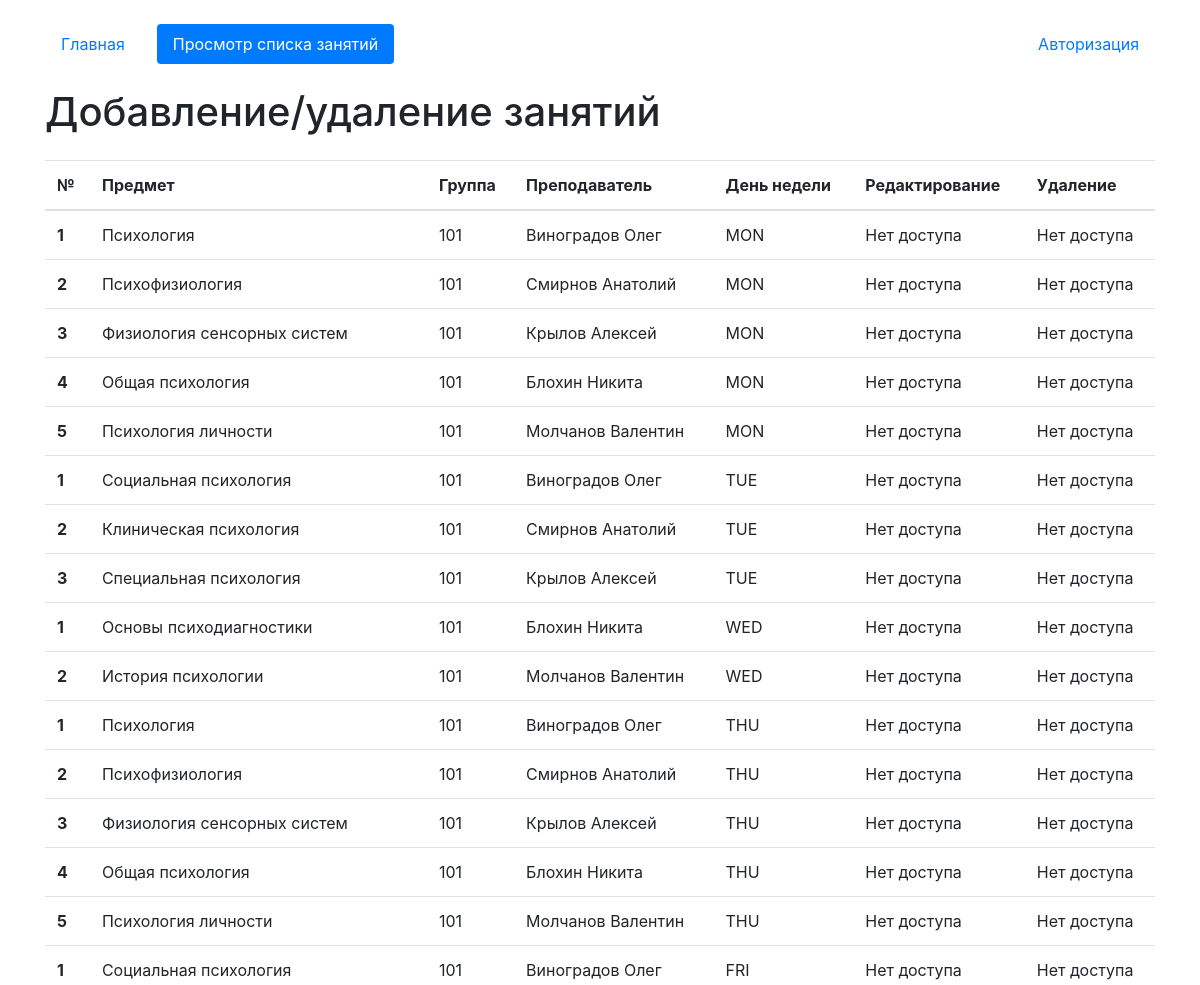
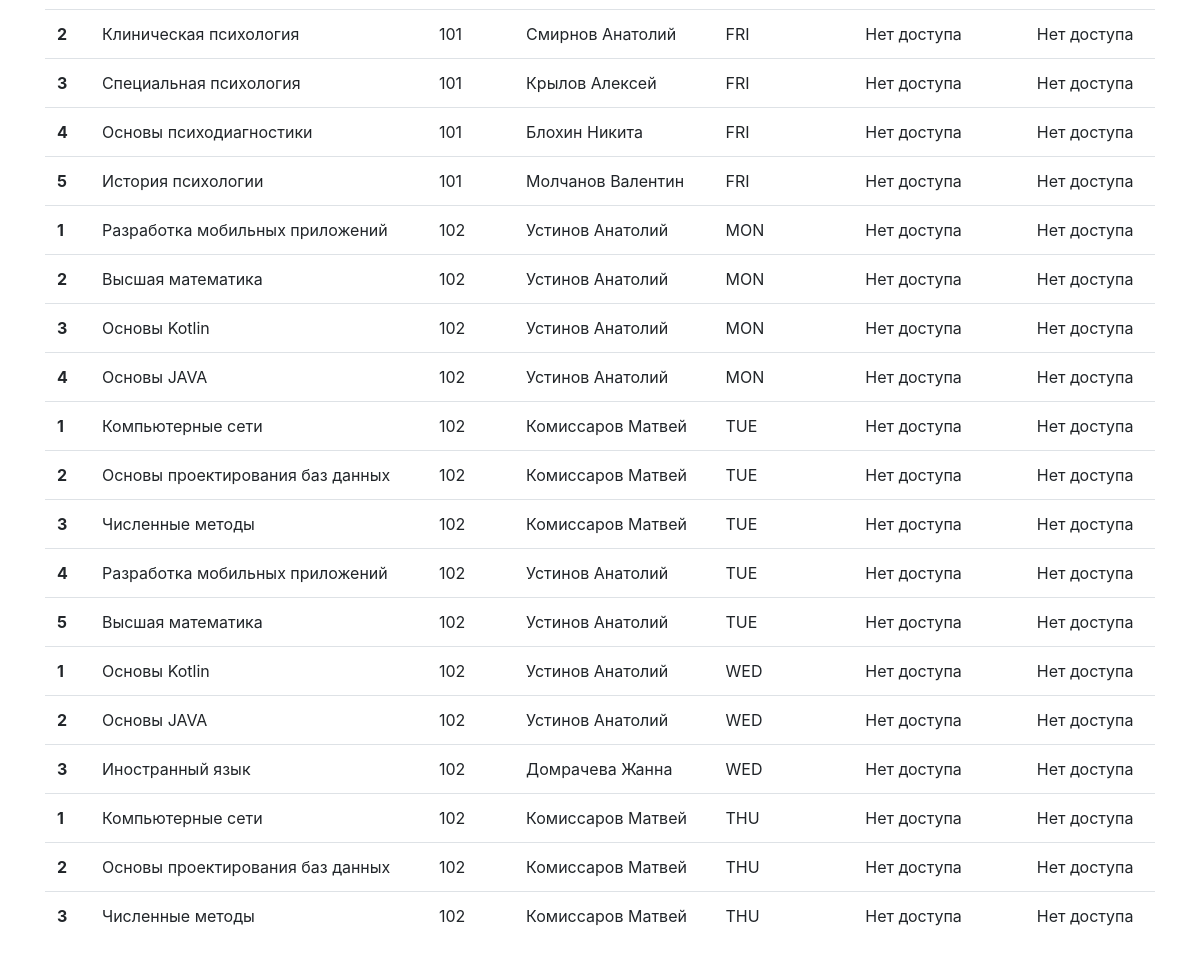
The page /addcouple on the database its author committed (2 pictures, top to bottom).
### couple/models.py (models this page shows, shortened)
class Couple(models.Model):
    subject_id = models.ForeignKey(Subjects, on_delete=models.CASCADE, verbose_name="Предмет")
    teacher_id = models.ForeignKey(Teachers, on_delete=models.CASCADE, verbose_name="Преподаватель")
    group_id = models.ForeignKey(Groups, on_delete=models.CASCADE, verbose_name="Группа")
    MONDAY = 'MON'
    TUESDAY = 'TUE'
    WEDNESDAY = 'WED'
    THURSDAY = 'THU'
    FRIDAY = 'FRI'
    SATURDAY = 'SAT'
    SUNDAY = 'SUN'
    DAY_CHOICES = (
        (MONDAY, "Понедельник"),
        (TUESDAY, "Вторник"),
        (WEDNESDAY, "Среда"),
        (THURSDAY, "Четверг"),
        (FRIDAY, "Пятница"),
        (SATURDAY, "Суббота"),
        (SUNDAY, "Воскресенье")
    )
    day_week = models.CharField( max_length=3, choices=DAY_CHOICES, default=MONDAY, verbose_name="День недели")
    couple_n = models.IntegerField("Номер пары")
    classroom_id = models.ForeignKey(Classrooms, verbose_name="Аудитория",  on_delete=models.CASCADE)
    class Meta:
        verbose_name = "Расписание"
        verbose_name_plural = "Расписание"

class Subjects(models.Model):
    name = models.CharField("Название дисциплины", max_length=45)
    class Meta:
        verbose_name = "Дисциплина"
        verbose_name_plural = "Дисциплины"
    def __str__(self):
        return self.name

class Groups(models.Model):
    name = models.CharField("Номер группы", max_length=10)
    speciality_id = models.ForeignKey(Speciality, on_delete=models.CASCADE)
    class Meta:
        verbose_name = "Группа"
        verbose_name_plural = "Группы"
    def __str__(self):
        return self.name

class Teachers(models.Model):
    first_name = models.CharField("Имя", max_length=20)
    last_name = models.CharField("Фамилия", max_length=20)
    middle_name = models.CharField("Отчество", max_length=20)
    TEACHER = 'T'
    SENIORLECTURER = 'SL'
    TEACHER_POSITIONS_CHOICES = (
        (TEACHER, 'Преподаватель'),
        (SENIORLECTURER, 'Старший Преподаватель')
    )
    position = models.CharField(max_length=2, choices=TEACHER_POSITIONS_CHOICES, default=TEACHER, verbose_name='Должность')
    user_id = models.ForeignKey(User, null=True , on_delete=models.CASCADE, blank=True, verbose_name= 'Аккаунт')
    class Meta:
        verbose_name = "Преподаватель"
        verbose_name_plural = "Преподаватели"
    def __str__(self):
        return self.last_name + ' ' + self.first_name

### couple/views.py (the view, shortened to what this page needs)
# urls.py: path('addcouple', views.CreateCoupleView.as_view(), name='AddCouple'),
class CreateCoupleView(CreateView):
    model = Couple
    template_name = 'addcouple.html'
    form_class = CoupleForm
    success_url = reverse_lazy('AddCouple')
    def get_context_data(self, **kwargs):
        kwargs['list_couple'] = Couple.objects.all()
        return super().get_context_data(**kwargs)

### couple/models.py (called while the page is built)
    def __str__(self):
        return self.name + " " + self.type

### templates/addcouple.html (shortened to what this page needs)
{% extends 'index.html' %}
{% block content %}
    {% if update %}
        <div class="col-5">
        <h1 class="mb-4">Редактирование</h1>
        {% if success_update %}
        <p style="color:red">Запись обновлена</p>
        {% endif %}
        <p class="mt-4">Страница редактирования</p>
        <p><a href="{% url 'AddCouple' %}">Вернуться назад</a></p>
        <form id="update_data" method="post">
            {% csrf_token %}
            {{form}}
        </form>
    <button form="update_data" type="submit" class="btn btn-primary mt-4">Обновить</button>
        </div>
    {% else %}
            <h1 class="mb-4">Добавление/удаление занятий</h1>
                <table class="table">
              <thead>
                <tr>
                  <th scope="col">№</th>
                  <th scope="col">Предмет</th>
                  <th scope="col">Группа</th>
                  <th scope="col">Преподаватель</th>
                    <th scope = "col">День недели</th>
                    <th scope="col"> Редактирование</th>
                    <th scope="col"> Удаление</th>
                </tr>
              </thead>
              <tbody>
              {% for i in list_couple%}
                <tr>
                  <th>{{ i.couple_n }}</th>
                  <td>{{ i.subject_id }}</td>
                  <td>{{ i.group_id }}</td>
                  <td>{{ i.teacher_id }}</td>
                    <td>{{ i.day_week }}</td>
                  <td >{% if  i.teacher_id.user_id == request.user or request.user.id == 1%}
                    <a href="{%if request.user.id == 1%}{% url  'updateCoupleAdmin' i.id%}{% else %}{% url  'updateCouple' i.id %}{% endif %}">Редактировать</a>
                      {% else %}
                      Нет доступа
                  {% endif %}
                  </td>
                    <td >{% if  i.teacher_id.user_id == request.user or request.user.id == 1%}
                    <a href="{% url 'delete_couple' i.id%}">Удалить</a>
                      {% else %}
                      Нет доступа
                  {% endif %}
                  </td>
                </tr>
              {% endfor %}
              </tbody>
            </table>
    {% endif %}
{% endblock %}

### rows shown on the page
Couple: couple_n "1", subject_id "Психология", group_id "101", teacher_id "Виноградов Олег", day_week "MON", shows "Нет доступа"
Couple: couple_n "2", subject_id "Психофизиология", group_id "101", teacher_id "Смирнов Анатолий", day_week "MON", shows "Нет доступа"
Couple: couple_n "3", subject_id "Физиология сенсорных систем", group_id "101", teacher_id "Крылов Алексей", day_week "MON", shows "Нет доступа"
Couple: couple_n "4", subject_id "Общая психология", group_id "101", teacher_id "Блохин Никита", day_week "MON", shows "Нет доступа"
Couple: couple_n "5", subject_id "Психология личности", group_id "101", teacher_id "Молчанов Валентин", day_week "MON", shows "Нет доступа"
Couple: couple_n "1", subject_id "Социальная психология", group_id "101", teacher_id "Виноградов Олег", day_week "TUE", shows "Нет доступа"
Couple: couple_n "2", subject_id "Клиническая психология", group_id "101", teacher_id "Смирнов Анатолий", day_week "TUE", shows "Нет доступа"
Couple: couple_n "3", subject_id "Специальная психология", group_id "101", teacher_id "Крылов Алексей", day_week "TUE", shows "Нет доступа"
Couple: couple_n "1", subject_id "Основы психодиагностики", group_id "101", teacher_id "Блохин Никита", day_week "WED", shows "Нет доступа"
Couple: couple_n "2", subject_id "История психологии", group_id "101", teacher_id "Молчанов Валентин", day_week "WED", shows "Нет доступа"
Couple: couple_n "1", subject_id "Психология", group_id "101", teacher_id "Виноградов Олег", day_week "THU", shows "Нет доступа"
Couple: couple_n "2", subject_id "Психофизиология", group_id "101", teacher_id "Смирнов Анатолий", day_week "THU", shows "Нет доступа"
Couple: couple_n "3", subject_id "Физиология сенсорных систем", group_id "101", teacher_id "Крылов Алексей", day_week "THU", shows "Нет доступа"
Couple: couple_n "4", subject_id "Общая психология", group_id "101", teacher_id "Блохин Никита", day_week "THU", shows "Нет доступа"
Couple: couple_n "5", subject_id "Психология личности", group_id "101", teacher_id "Молчанов Валентин", day_week "THU", shows "Нет доступа"
Couple: couple_n "1", subject_id "Социальная психология", group_id "101", teacher_id "Виноградов Олег", day_week "FRI", shows "Нет доступа"
Couple: couple_n "2", subject_id "Клиническая психология", group_id "101", teacher_id "Смирнов Анатолий", day_week "FRI", shows "Нет доступа"
Couple: couple_n "3", subject_id "Специальная психология", group_id "101", teacher_id "Крылов Алексей", day_week "FRI", shows "Нет доступа"
Couple: couple_n "4", subject_id "Основы психодиагностики", group_id "101", teacher_id "Блохин Никита", day_week "FRI", shows "Нет доступа"
Couple: couple_n "5", subject_id "История психологии", group_id "101", teacher_id "Молчанов Валентин", day_week "FRI", shows "Нет доступа"
Couple: couple_n "1", subject_id "Разработка мобильных приложений", group_id "102", teacher_id "Устинов Анатолий", day_week "MON", shows "Нет доступа"
Couple: couple_n "2", subject_id "Высшая математика", group_id "102", teacher_id "Устинов Анатолий", day_week "MON", shows "Нет доступа"
Couple: couple_n "3", subject_id "Основы Kotlin", group_id "102", teacher_id "Устинов Анатолий", day_week "MON", shows "Нет доступа"
Couple: couple_n "4", subject_id "Основы JAVA", group_id "102", teacher_id "Устинов Анатолий", day_week "MON", shows "Нет доступа"
Couple: couple_n "1", subject_id "Компьютерные сети", group_id "102", teacher_id "Комиссаров Матвей", day_week "TUE", shows "Нет доступа"
Couple: couple_n "2", subject_id "Основы проектирования баз данных", group_id "102", teacher_id "Комиссаров Матвей", day_week "TUE", shows "Нет доступа"
Couple: couple_n "3", subject_id "Численные методы", group_id "102", teacher_id "Комиссаров Матвей", day_week "TUE", shows "Нет доступа"
Couple: couple_n "4", subject_id "Разработка мобильных приложений", group_id "102", teacher_id "Устинов Анатолий", day_week "TUE", shows "Нет доступа"
Couple: couple_n "5", subject_id "Высшая математика", group_id "102", teacher_id "Устинов Анатолий", day_week "TUE", shows "Нет доступа"
Couple: couple_n "1", subject_id "Основы Kotlin", group_id "102", teacher_id "Устинов Анатолий", day_week "WED", shows "Нет доступа"
Couple: couple_n "2", subject_id "Основы JAVA", group_id "102", teacher_id "Устинов Анатолий", day_week "WED", shows "Нет доступа"
Couple: couple_n "3", subject_id "Иностранный язык", group_id "102", teacher_id "Домрачева Жанна", day_week "WED", shows "Нет доступа"
Couple: couple_n "1", subject_id "Компьютерные сети", group_id "102", teacher_id "Комиссаров Матвей", day_week "THU", shows "Нет доступа"
Couple: couple_n "2", subject_id "Основы проектирования баз данных", group_id "102", teacher_id "Комиссаров Матвей", day_week "THU", shows "Нет доступа"
Couple: couple_n "3", subject_id "Численные методы", group_id "102", teacher_id "Комиссаров Матвей", day_week "THU", shows "Нет доступа"
